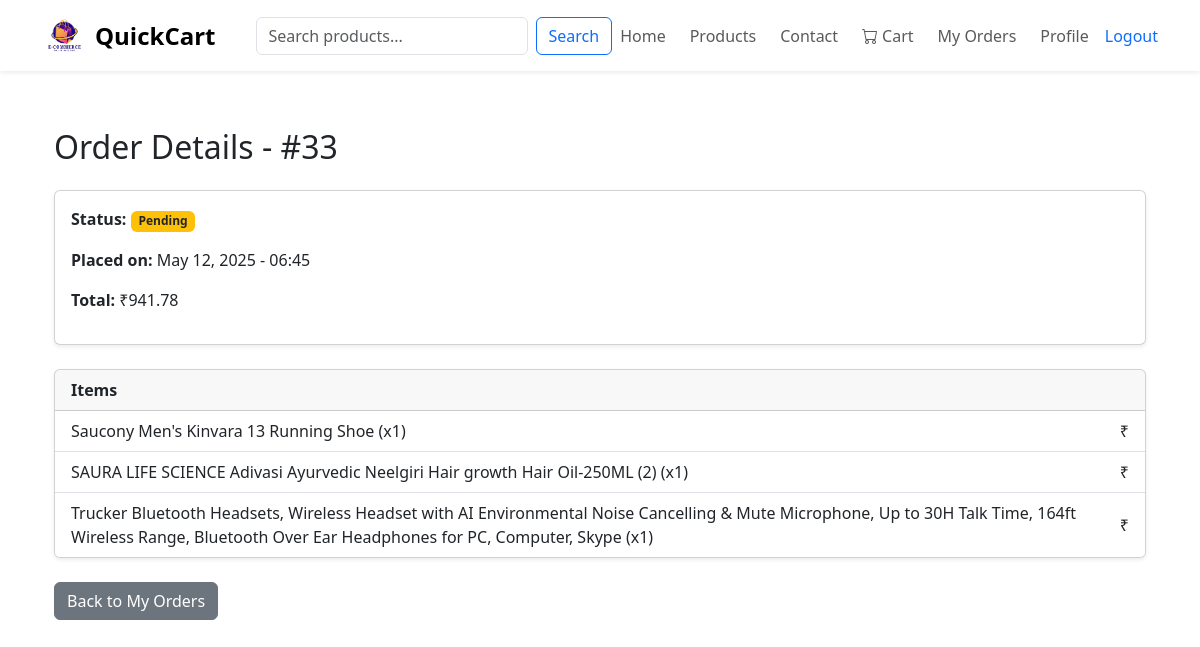
The app's page /orders/33/ (signed in) with its own data.
### store/models.py (models this page shows, shortened)
class Order(models.Model):
    STATUS_CHOICES = [
        ('pending', 'Pending'),
        ('processing', 'Processing'),
        ('paid', 'Paid'),
        ('shipped', 'Shipped'),
        ('delivered', 'Delivered'),
        ('cancelled', 'Cancelled'),
    ]
    user = models.ForeignKey(User, on_delete=models.CASCADE, related_name='orders')
    status = models.CharField(max_length=20, choices=STATUS_CHOICES, default='pending')
    is_paid = models.BooleanField(default=False)
    total_price = models.DecimalField(max_digits=10, decimal_places=2, default=0.00)
    updated_at = models.DateTimeField(auto_now=True)
    created_at = models.DateTimeField(auto_now_add=True)
    shipping_address = models.ForeignKey('Address', on_delete=models.CASCADE, null=True, blank=True)
    razorpay_order_id = models.CharField(max_length=100, blank=True, null=True)
    razorpay_payment_id = models.CharField(max_length=100, blank=True, null=True)
    razorpay_signature = models.CharField(max_length=255, blank=True, null=True)

class OrderItem(models.Model):
    order = models.ForeignKey(Order, related_name='items', on_delete=models.CASCADE)
    product = models.ForeignKey(Product, on_delete=models.CASCADE)
    quantity = models.PositiveIntegerField(default=1)

class Product(models.Model):
    name = models.CharField(max_length=255)
    slug = models.SlugField(unique=True, blank=True)
    category = models.ForeignKey(Category, on_delete=models.CASCADE, related_name='products')
    description = models.TextField()
    price = models.DecimalField(max_digits=10, decimal_places=2)
    stock = models.PositiveIntegerField(default=0)
    is_available = models.BooleanField(default=True)
    uploaded_image = models.ImageField(upload_to='uploaded_products/', blank=True, null=True)
    image = models.ImageField(upload_to='products/', blank=True, null=True)
    average_rating = models.FloatField(default=0)
    is_archived = models.BooleanField(default=False)
    notes = models.TextField(blank=True, null=True)
    created_at = models.DateTimeField(default=timezone.now, editable=False)

### store/views.py (the view)
# urls.py: path('orders/<int:order_id>/', views.order_detail, name='order_detail'),
@login_required
def order_detail(request, order_id):
    order = get_object_or_404(Order, id=order_id, user=request.user)
    items = order.items.select_related('product')
    shipment = Shipment.objects.filter(order=order).first()
    return render(request, 'store/order_detail.html', {
        'order': order,
        'items': items,
        'total_price': order.total_price,
        'shipment': shipment
    })

### store/templates/store/order_detail.html (shortened to what this page needs)
{% extends 'store/base.html' %}
{% block content %}
<div class="container mt-5">
  <h2 class="mb-4">Order Details - #{{ order.id }}</h2>
  <div class="card mb-4 shadow-sm">
    <div class="card-body">
      <p><strong>Status:</strong>
        <span class="badge {% if order.is_paid %}bg-success{% else %}bg-warning text-dark{% endif %}">
          {{ order.is_paid|yesno:"Paid,Pending" }}
        </span>
      </p>
      <p><strong>Placed on:</strong> {{ order.created_at|date:"F d, Y - H:i" }}</p>
      <p><strong>Total:</strong> ₹{{ order.total_price|floatformat:2 }}</p>
    </div>
  </div>
  <div class="card shadow-sm">
    <div class="card-header">
      <strong>Items</strong>
    </div>
    <ul class="list-group list-group-flush">
      {% for item in order.items.all %}
        <li class="list-group-item d-flex justify-content-between align-items-center">
          {{ item.product.name }} (x{{ item.quantity }})
          <span>₹{{ item.price|floatformat:2 }}</span>
        </li>
      {% endfor %}
    </ul>
  </div>
  <a href="{% url 'my_orders' %}" class="btn btn-secondary mt-4">Back to My Orders</a>
</div>
{% endblock %}

### store/static/store/css/style.css (style rules this page uses)
body { padding-top: 80px; }

### records on screen
Order: id "33", is_paid "Pending", created_at "May 12, 2025 - 06:45", total_price "941.78"
OrderItem: product.name "Saucony Men's Kinvara 13 Running Shoe", quantity "1"
OrderItem: product.name "SAURA LIFE SCIENCE Adivasi Ayurvedic Neelgiri Hair growth Hair Oil-250ML (2)", quantity "1"
OrderItem: product.name "Trucker Bluetooth Headsets, Wireless Headset with AI Environmental Noise Cancelling & Mute Microphone, Up to 30H Talk Time, 164ft Wireless Range, Bluetooth Over Ear Headphones for PC, Computer, Skype", quantity "1"
